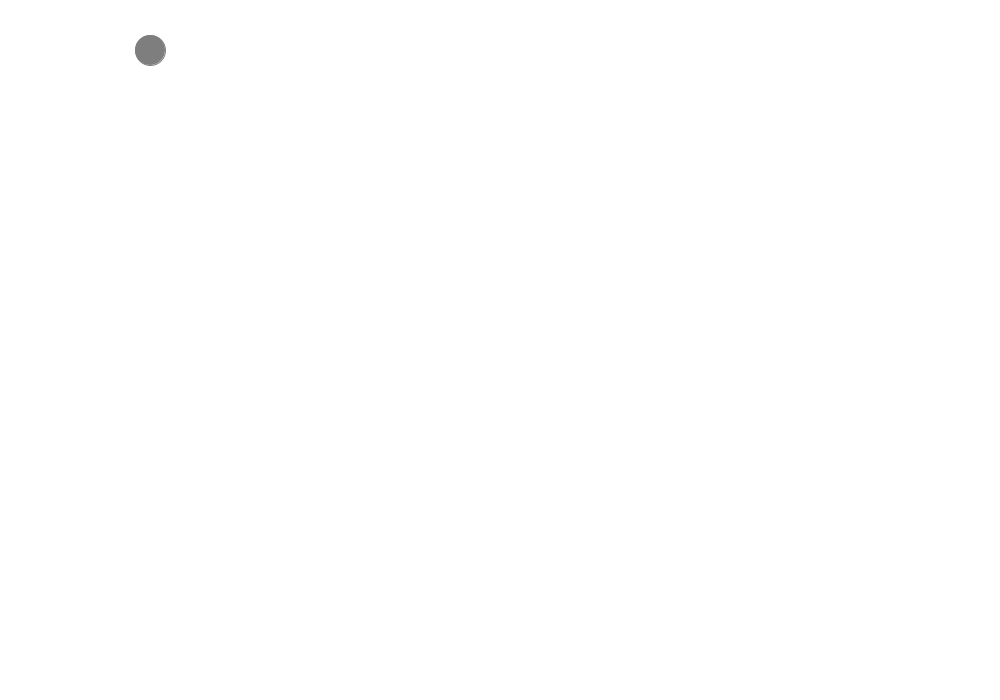
Frame 1 (no input)
Frame 60 (the mouse pressed at the canvas centre just before this capture): identical to frame 1, image omitted
Frame 120 (the mouse held since frame 60 and released just before this capture): identical to frame 1, image omitted

The Processing sketch that drew this single still picture (run headless with seeded random() and noise(); from frame 60 on, the mouse is pressed at the canvas centre):

// Processing sketch: flappy_bird
// ── flappy_bird.pde
import java.util.LinkedList;

boolean started;
LinkedList<Pipe> pipes = new LinkedList<Pipe>();
Bird aBird = new Bird();
boolean recentlyJumped = false;
boolean userControlled = false;


class Bird{
  PVector location;
  PVector velocity;
  PVector acceleration;
  PVector jumpAccel;
  int topSpeed;
  
  
  Bird(){
    this.location = new PVector(150, height/2);
    this.velocity = new PVector(0, 0);
    this.acceleration = new PVector(0, 0.15);
    this.jumpAccel = new PVector(0, -0.5);
    this.topSpeed = 10;
  }
  
  void jump(){
    if( !recentlyJumped ){
      this.velocity.y = -3;
    }
    recentlyJumped = true;
  }
  
  void updateBird(){
    velocity.add(acceleration);
    if( this.velocity.y >= this.topSpeed ){
      this.velocity.y = this.topSpeed;
    }
    location.add(velocity);
  }
  
  void drawBird(){
    stroke(126);
    fill(126);
    ellipse(this.location.x, this.location.y, 30, 30);
  }
}

class Pipe{
  int xLoc;
  int gap;
  
  Pipe(){
    this.xLoc = 1000;
    float n = (noise(frameCount));
    this.gap = (int)map(n, 0, 1, 150, 550);
  }
  
  void updatePipe(){
      this.xLoc--;
  }
  
  void drawPipe(){
    // upper half
    stroke(126);
    fill(0);
    rect(xLoc, 0, 100, this.gap);
    
    // lower half
    stroke(126);
    fill(0);
    rect(xLoc, this.gap + 100, 100, height);
  }
}

void setup(){
  frameRate(120);
  size(1000, 700);
  background(255);
}

void draw(){
  background(255);
  
  if( frameCount % 10 == 0 ){
    recentlyJumped = false;
  }
  
  if( !started ){
    aBird.drawBird();
    
    if( keyPressed && key ==' ' ){
      started = true;
    }
    
  }
  else{
    Pipe aPipe;
    if( frameCount % 300 == 0 ){
      aPipe = new Pipe();
      pipes.addLast(aPipe);
    }
    
    if( aBird.location.y > height ){
      started = false;
      aBird = new Bird();
      pipes = new LinkedList<Pipe>();
    }
    
    if( pipes.size() > 0 ){
      if( pipes.getFirst().xLoc < aBird.location.x + 13 && pipes.getFirst().xLoc + 50 > aBird.location.x - 13
        && (pipes.getFirst().gap > aBird.location.y - 13 || pipes.getFirst().gap + 100 < aBird.location.y + 13 ) ){
        started = false;
        aBird = new Bird();
        pipes = new LinkedList<Pipe>();
      }
      else{
      }
    }
    
    if( keyPressed && key == ' '  && aBird.location.y > 0  ){
      aBird.jump();
    }
    
    for( int i = 0; i < pipes.size(); i++ ){
      if( pipes.get(i).xLoc + 100 <= 0 ){
        pipes.remove(i);
      }
      pipes.get(i).updatePipe();
      pipes.get(i).drawPipe();
    }
    
    if( !userControlled ){
      // FLIGHT CODE STARTS HERE
      if( pipes.size() > 1 ){
        if( aBird.location.y > pipes.get(0).gap + 75 && pipes.get(0).xLoc + 100 > aBird.location.x){
          aBird.jump();
        }
        else if( aBird.location.y > pipes.get(1).gap + 75 && pipes.get(0).xLoc + 100 < aBird.location.x ){
          aBird.jump();
        }
      }
      else{
         if( aBird.location.y > 500 ){
          aBird.jump();
         }
      }
    }
      
    aBird.updateBird();
    aBird.drawBird();
  }
}
